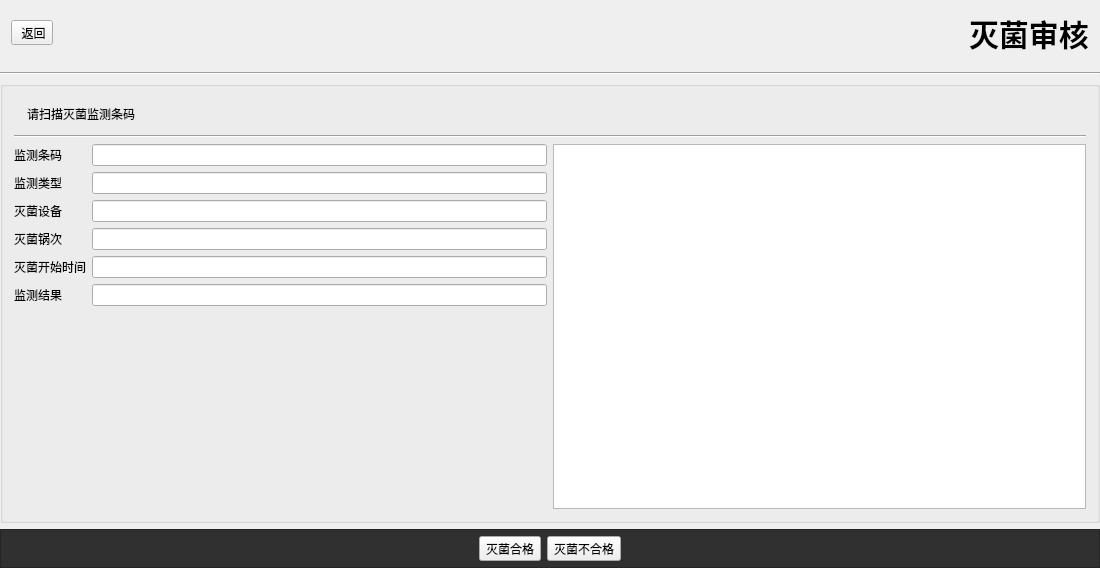
<?xml version="1.0" encoding="UTF-8"?>
<ui version="4.0">
 <class>SterileCheckWidget</class>
 <widget class="QWidget" name="SterileCheckWidget">
  <property name="geometry">
   <rect>
    <x>0</x>
    <y>0</y>
    <width>1100</width>
    <height>568</height>
   </rect>
  </property>
  <property name="windowTitle">
   <string>SterileCheckWidget</string>
  </property>
  <property name="styleSheet">
   <string notr="true">
#titleLabel{
font: bold 30px;
}

#btnsFrame{
	background-color:#303030;
}
</string>
  </property>
  <layout class="QVBoxLayout" name="verticalLayout">
   <property name="margin">
    <number>0</number>
   </property>
   <item>
    <widget class="QWidget" name="widget" native="true">
     <layout class="QHBoxLayout" name="horizontalLayout_2">
      <item>
       <widget class="QToolButton" name="backButton">
        <property name="text">
         <string> 返回</string>
        </property>
        <property name="icon">
         <iconset resource="itrac.qrc">
          <normaloff>:/res/910001.png</normaloff>:/res/910001.png</iconset>
        </property>
        <property name="iconSize">
         <size>
          <width>200</width>
          <height>50</height>
         </size>
        </property>
        <property name="toolButtonStyle">
         <enum>Qt::ToolButtonTextBesideIcon</enum>
        </property>
       </widget>
      </item>
      <item>
       <spacer name="horizontalSpacer_3">
        <property name="orientation">
         <enum>Qt::Horizontal</enum>
        </property>
        <property name="sizeHint" stdset="0">
         <size>
          <width>672</width>
          <height>20</height>
         </size>
        </property>
       </spacer>
      </item>
      <item>
       <widget class="QLabel" name="titleLabel">
        <property name="text">
         <string>灭菌审核</string>
        </property>
       </widget>
      </item>
     </layout>
    </widget>
   </item>
   <item>
    <widget class="Line" name="line">
     <property name="orientation">
      <enum>Qt::Horizontal</enum>
     </property>
    </widget>
   </item>
   <item>
    <widget class="QGroupBox" name="groupBox">
     <property name="title">
      <string/>
     </property>
     <layout class="QGridLayout" name="gridLayout">
      <item row="2" column="0">
       <layout class="QFormLayout" name="formLayout">
        <property name="fieldGrowthPolicy">
         <enum>QFormLayout::AllNonFixedFieldsGrow</enum>
        </property>
        <item row="1" column="0">
         <widget class="QLabel" name="label_2">
          <property name="text">
           <string>监测类型</string>
          </property>
         </widget>
        </item>
        <item row="1" column="1">
         <widget class="QLineEdit" name="typeEdit">
          <property name="readOnly">
           <bool>true</bool>
          </property>
         </widget>
        </item>
        <item row="2" column="0">
         <widget class="QLabel" name="label_3">
          <property name="text">
           <string>灭菌设备</string>
          </property>
         </widget>
        </item>
        <item row="2" column="1">
         <widget class="QLineEdit" name="deviceEdit">
          <property name="readOnly">
           <bool>true</bool>
          </property>
         </widget>
        </item>
        <item row="3" column="0">
         <widget class="QLabel" name="label_4">
          <property name="text">
           <string>灭菌锅次</string>
          </property>
         </widget>
        </item>
        <item row="3" column="1">
         <widget class="QLineEdit" name="cycleEdit">
          <property name="readOnly">
           <bool>true</bool>
          </property>
         </widget>
        </item>
        <item row="4" column="0">
         <widget class="QLabel" name="label_5">
          <property name="text">
           <string>灭菌开始时间</string>
          </property>
         </widget>
        </item>
        <item row="4" column="1">
         <widget class="QLineEdit" name="startTimeEdit">
          <property name="readOnly">
           <bool>true</bool>
          </property>
         </widget>
        </item>
        <item row="5" column="0">
         <widget class="QLabel" name="label_6">
          <property name="text">
           <string>监测结果</string>
          </property>
         </widget>
        </item>
        <item row="5" column="1">
         <widget class="QLineEdit" name="resultEdit">
          <property name="readOnly">
           <bool>true</bool>
          </property>
         </widget>
        </item>
        <item row="0" column="0">
         <widget class="QLabel" name="label_7">
          <property name="text">
           <string>监测条码</string>
          </property>
         </widget>
        </item>
        <item row="0" column="1">
         <widget class="QLineEdit" name="bcEdit">
          <property name="readOnly">
           <bool>false</bool>
          </property>
         </widget>
        </item>
       </layout>
      </item>
      <item row="2" column="1">
       <widget class="QTableView" name="pkgView"/>
      </item>
      <item row="0" column="0" colspan="2">
       <layout class="QHBoxLayout" name="horizontalLayout_4">
        <item>
         <widget class="QLabel" name="label_9">
          <property name="pixmap">
           <pixmap resource="itrac.qrc">:/res/uncheck-24.png</pixmap>
          </property>
         </widget>
        </item>
        <item>
         <widget class="QLabel" name="label_8">
          <property name="text">
           <string>请扫描灭菌监测条码</string>
          </property>
         </widget>
        </item>
        <item>
         <spacer name="horizontalSpacer_4">
          <property name="orientation">
           <enum>Qt::Horizontal</enum>
          </property>
          <property name="sizeHint" stdset="0">
           <size>
            <width>698</width>
            <height>20</height>
           </size>
          </property>
         </spacer>
        </item>
        <item>
         <widget class="QToolButton" name="bcInputButton">
          <property name="toolTip">
           <string>手工输入条码</string>
          </property>
          <property name="icon">
           <iconset resource="itrac.qrc">
            <normaloff>:/res/edit.png</normaloff>:/res/edit.png</iconset>
          </property>
          <property name="iconSize">
           <size>
            <width>24</width>
            <height>24</height>
           </size>
          </property>
          <property name="toolButtonStyle">
           <enum>Qt::ToolButtonIconOnly</enum>
          </property>
          <property name="autoRaise">
           <bool>true</bool>
          </property>
         </widget>
        </item>
       </layout>
      </item>
      <item row="1" column="0" colspan="2">
       <widget class="Line" name="line_2">
        <property name="orientation">
         <enum>Qt::Horizontal</enum>
        </property>
       </widget>
      </item>
     </layout>
    </widget>
   </item>
   <item>
    <widget class="QFrame" name="btnsFrame">
     <property name="frameShape">
      <enum>QFrame::StyledPanel</enum>
     </property>
     <property name="frameShadow">
      <enum>QFrame::Raised</enum>
     </property>
     <layout class="QHBoxLayout" name="horizontalLayout">
      <property name="topMargin">
       <number>6</number>
      </property>
      <property name="bottomMargin">
       <number>6</number>
      </property>
      <item>
       <spacer name="horizontalSpacer">
        <property name="orientation">
         <enum>Qt::Horizontal</enum>
        </property>
        <property name="sizeHint" stdset="0">
         <size>
          <width>295</width>
          <height>20</height>
         </size>
        </property>
       </spacer>
      </item>
      <item>
       <widget class="QToolButton" name="okButton">
        <property name="text">
         <string>灭菌合格</string>
        </property>
        <property name="icon">
         <iconset resource="itrac.qrc">
          <normaloff>:/res/qr.png</normaloff>:/res/qr.png</iconset>
        </property>
        <property name="iconSize">
         <size>
          <width>32</width>
          <height>32</height>
         </size>
        </property>
        <property name="toolButtonStyle">
         <enum>Qt::ToolButtonTextUnderIcon</enum>
        </property>
       </widget>
      </item>
      <item>
       <widget class="QToolButton" name="notOkButton">
        <property name="text">
         <string>灭菌不合格</string>
        </property>
        <property name="icon">
         <iconset resource="itrac.qrc">
          <normaloff>:/res/qr.png</normaloff>:/res/qr.png</iconset>
        </property>
        <property name="iconSize">
         <size>
          <width>32</width>
          <height>32</height>
         </size>
        </property>
        <property name="toolButtonStyle">
         <enum>Qt::ToolButtonTextUnderIcon</enum>
        </property>
       </widget>
      </item>
      <item>
       <spacer name="horizontalSpacer_2">
        <property name="orientation">
         <enum>Qt::Horizontal</enum>
        </property>
        <property name="sizeHint" stdset="0">
         <size>
          <width>294</width>
          <height>20</height>
         </size>
        </property>
       </spacer>
      </item>
     </layout>
    </widget>
   </item>
  </layout>
 </widget>
 <layoutdefault spacing="6" margin="11"/>
 <resources>
  <include location="itrac.qrc"/>
 </resources>
 <connections/>
</ui>
